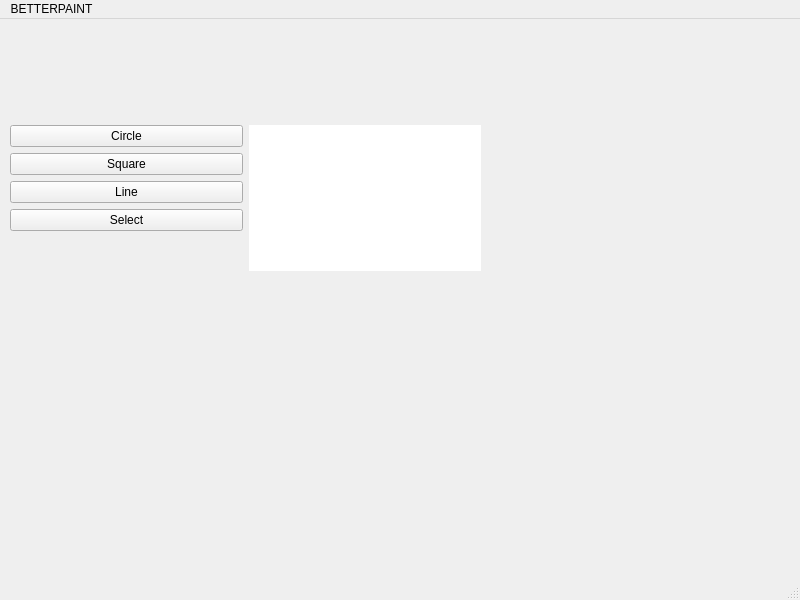
<?xml version="1.0" encoding="UTF-8"?>
<ui version="4.0">
 <class>MainWindow</class>
 <widget class="QMainWindow" name="MainWindow">
  <property name="geometry">
   <rect>
    <x>0</x>
    <y>0</y>
    <width>800</width>
    <height>600</height>
   </rect>
  </property>
  <property name="sizePolicy">
   <sizepolicy hsizetype="Expanding" vsizetype="Expanding">
    <horstretch>0</horstretch>
    <verstretch>0</verstretch>
   </sizepolicy>
  </property>
  <property name="windowTitle">
   <string>MainWindow</string>
  </property>
  <widget class="QWidget" name="centralwidget">
   <widget class="QWidget" name="">
    <property name="geometry">
     <rect>
      <x>10</x>
      <y>-1</y>
      <width>471</width>
      <height>361</height>
     </rect>
    </property>
    <layout class="QGridLayout" name="gridLayout">
     <item row="0" column="0">
      <layout class="QVBoxLayout" name="verticalLayout">
       <item>
        <widget class="QPushButton" name="btnCircle">
         <property name="text">
          <string>Circle</string>
         </property>
        </widget>
       </item>
       <item>
        <widget class="QPushButton" name="btnSquare">
         <property name="text">
          <string>Square</string>
         </property>
        </widget>
       </item>
       <item>
        <widget class="QPushButton" name="btnLine">
         <property name="text">
          <string>Line</string>
         </property>
        </widget>
       </item>
       <item>
        <widget class="QPushButton" name="btnSelect">
         <property name="text">
          <string>Select</string>
         </property>
        </widget>
       </item>
       <item>
        <spacer name="verticalSpacer">
         <property name="orientation">
          <enum>Qt::Orientation::Vertical</enum>
         </property>
         <property name="sizeType">
          <enum>QSizePolicy::Policy::Fixed</enum>
         </property>
         <property name="sizeHint" stdset="0">
          <size>
           <width>20</width>
           <height>40</height>
          </size>
         </property>
        </spacer>
       </item>
      </layout>
     </item>
     <item row="0" column="1">
      <widget class="QWidget" name="drawingContainer" native="true">
       <property name="styleSheet">
        <string notr="true">background-color: rgb(255, 255, 255);</string>
       </property>
      </widget>
     </item>
    </layout>
   </widget>
  </widget>
  <widget class="QMenuBar" name="menubar">
   <property name="geometry">
    <rect>
     <x>0</x>
     <y>0</y>
     <width>800</width>
     <height>17</height>
    </rect>
   </property>
   <widget class="QMenu" name="menuBETTERPAINT">
    <property name="title">
     <string>BETTERPAINT</string>
    </property>
   </widget>
   <addaction name="menuBETTERPAINT"/>
  </widget>
  <widget class="QStatusBar" name="statusbar"/>
 </widget>
 <resources/>
 <connections/>
</ui>
